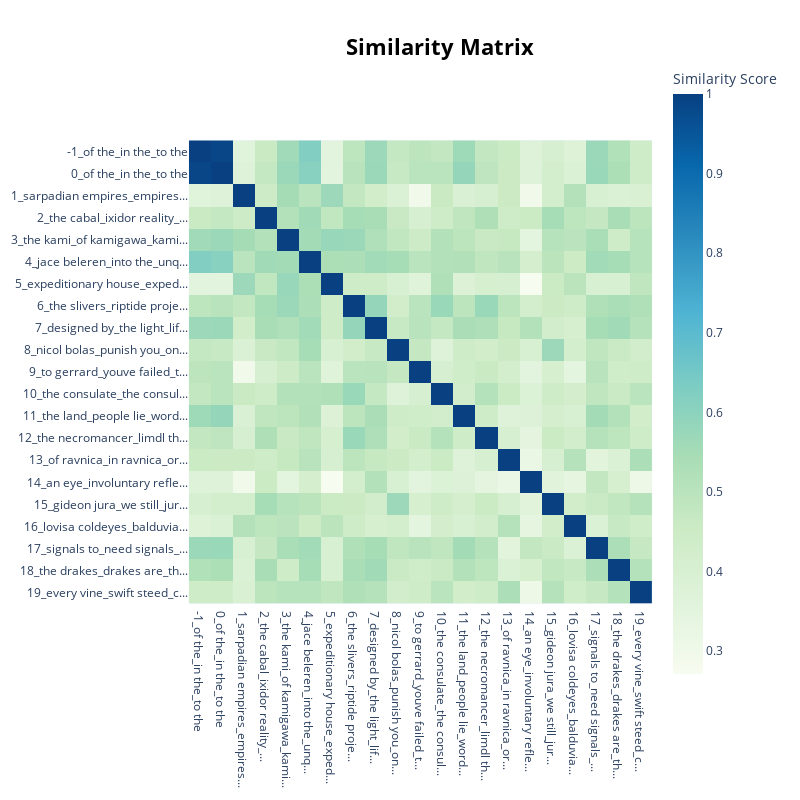

The notebook cell saved with this chart:
### Code cell
topic_model.visualize_heatmap()

### Figure 1 — Plotly figure (JSON) as saved in the notebook; plotly's stock layout.template omitted (floating-point values rounded to 4 significant figures; data arrays with more than 128 entries replaced by an {"elided": "..."} marker saying what was removed)
{"data": [{"coloraxis": "coloraxis", "hovertemplate": "x: %{x}<br>y: %{y}<br>Similarity Score: %{z}<extra></extra>", "name": "0", "type": "heatmap", "x": ["-1_of the_in the_to the", "0_of the_in the_to the", "1_sarpadian empires_empires...", "2_the cabal_ixidor reality_...", "3_the kami_of kamigawa_kami...", "4_jace beleren_into the_unq...", "5_expeditionary house_exped...", "6_the slivers_riptide proje...", "7_designed by_the light_lif...", "8_nicol bolas_punish you_on...", "9_to gerrard_youve failed_t...", "10_the consulate_the consul...", "11_the land_people lie_word...", "12_the necromancer_limdl th...", "13_of ravnica_in ravnica_or...", "14_an eye_involuntary refle...", "15_gideon jura_we still_jur...", "16_lovisa coldeyes_balduvia...", "17_signals to_need signals_...", "18_the drakes_drakes are_th...", "19_every vine_swift steed_c..."], "xaxis": "x", "y": ["-1_of the_in the_to the", "0_of the_in the_to the", "1_sarpadian empires_empires...", "2_the cabal_ixidor reality_...", "3_the kami_of kamigawa_kami...", "4_jace beleren_into the_unq...", "5_expeditionary house_exped...", "6_the slivers_riptide proje...", "7_designed by_the light_lif...", "8_nicol bolas_punish you_on...", "9_to gerrard_youve failed_t...", "10_the consulate_the consul...", "11_the land_people lie_word...", "12_the necromancer_limdl th...", "13_of ravnica_in ravnica_or...", "14_an eye_involuntary refle...", "15_gideon jura_we still_jur...", "16_lovisa coldeyes_balduvia...", "17_signals to_need signals_...", "18_the drakes_drakes are_th...", "19_every vine_swift steed_c..."], "yaxis": "y", "z": {"elided": "21x21 float values"}}], "layout": {"coloraxis": {"colorbar": {"title": {"text": "Similarity Score"}}, "colorscale": [[0, "rgb(247,252,240)"], [0.125, "rgb(224,243,219)"], [0.25, "rgb(204,235,197)"], [0.375, "rgb(168,221,181)"], [0.5, "rgb(123,204,196)"], [0.625, "rgb(78,179,211)"], [0.75, "rgb(43,140,190)"], [0.875, "rgb(8,104,172)"], [1, "rgb(8,64,129)"]]}, "height": 800, "hoverlabel": {"bgcolor": "white", "font": {"family": "Rockwell", "size": 16}}, "legend": {"title": {"text": "Trend"}}, "margin": {"t": 60}, "showlegend": true, "title": {"font": {"color": "Black", "size": 22}, "text": "<b>Similarity Matrix", "x": 0.55, "xanchor": "center", "y": 0.95, "yanchor": "top"}, "width": 800, "xaxis": {"anchor": "y", "constrain": "domain", "domain": [0, 1], "scaleanchor": "y"}, "yaxis": {"anchor": "x", "autorange": "reversed", "constrain": "domain", "domain": [0, 1]}}}
